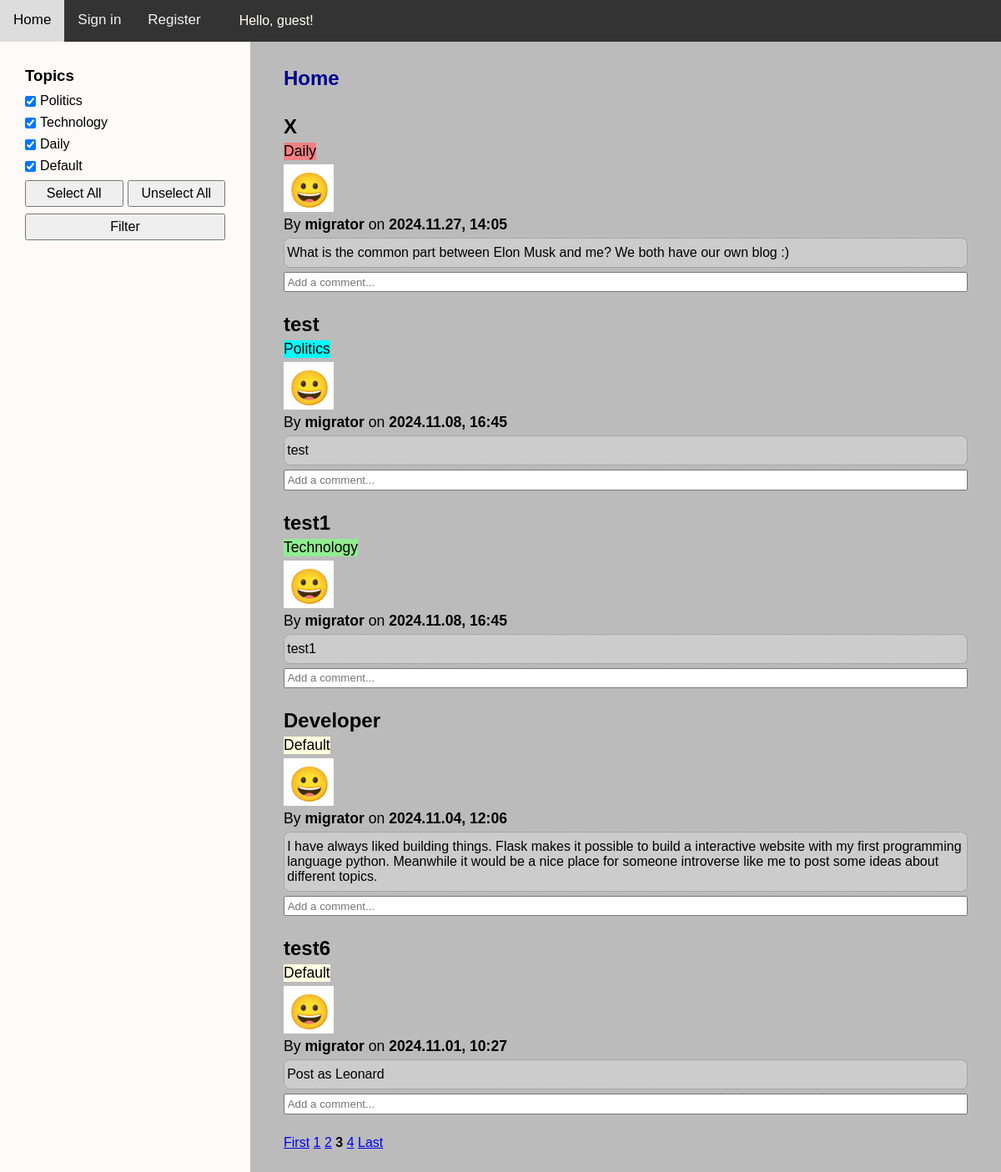
/?page=3, run on the app's committed database.
### app/models.py (models this page shows, shortened)
class Post(models.Model):
    TOPICS = [
        ("Politics", "Politics"),
        ("Technology", "Technology"),
        ("Daily", "Daily"),
        ("Default", "Default"),
    ]
    title = models.CharField(max_length=40)
    author = models.ForeignKey(User, on_delete=models.CASCADE)
    topic = models.CharField(max_length=20, choices=TOPICS, default="Default")
    content = models.TextField()
    date_posted = models.DateTimeField(default=timezone.now)

class Profile(models.Model):
    user = models.OneToOneField(User, on_delete=models.CASCADE)
    image = models.ImageField(default="default.png", upload_to="profile_img")

### app/views.py (the view)
# urls.py: path("", views.home, name="home"),
def home(request):
    return post_list_view(request)

### app/views.py (called while the page is built)
def post_list_view(request, filter_by_author=False):
    selected_topics = request.GET.getlist("topics")
    if not selected_topics:
        selected_topics = TOPICS
        posts = Post.objects.all()
    else:
        posts = Post.objects.filter(topic__in=selected_topics)
    if filter_by_author and request.user.is_authenticated:
        posts = posts.filter(author=request.user)
    posts = posts.order_by("-date_posted")
    comments = Comment.objects.all()
    paginator = Paginator(posts, 5)
    page_number = request.GET.get("page")
    page_obj = paginator.get_page(page_number)
    context = {
        "topics": TOPICS,
        "selected_topics": selected_topics,
        "page_obj": page_obj,
        "filter_by_author": filter_by_author,
        "comments": comments,
    }
    return render(request, "app/home.html", context)

### app/templates/app/home.html (shortened to what this page needs)
{% extends "app/template.html" %}
{% block content %}
{% if filter_by_author %}
<h2>My posts</h2>
{% else %}
<h2>Home</h2>
{% endif %}
{% for post in page_obj %}
<div class="ctn-post {{ post.topic }}">
    <h3 class="post-title">{{ post.title }}</h3>
    <p class="post-topic">{{ post.topic }}</p>
    <img class="profile-img" src="{{ post.author.profile.image.url }}" alt="Profile image">
    <p class="author">
        By <strong>{{ post.author }}</strong> on <strong>{{ post.date_posted|date:"Y.m.d, H:i" }}</strong>
    </p>
    <p class="content">{{ post.content|linebreaksbr }}</p>
    <form method="POST" action="{% url 'add-comment' pk=post.id %}">
        <input type="text" name="comment" maxlength="300" class="comment-input" placeholder="Add a comment..." required>
    </form>
</div>
{% endfor %}
<div class="pagination">
    {% if page_obj.has_previous %}
    <a href="?page=1">First</a>
    {% endif %}
    {% for num in page_obj.paginator.page_range %}
    {% if num >= page_obj.number|add:"-3" and page_obj.number|add:"3" >= num %}
    {% if num == page_obj.number %}
    <strong>{{ num }}</strong>
    {% else %}
    <a href="?page={{ num }}">{{ num }}</a>
    {% endif %}
    {% endif %}
    {% endfor %}
    {% if page_obj.has_next %}
    <a href="?page={{ page_obj.paginator.num_pages }}">Last</a>
    {% endif %}
</div>
{% endblock content %}

### app/static/app/styles.css (style rules this page uses)
* { margin: 0; padding: 0; box-sizing: border-box; font-family: Arial, Helvetica, sans-serif; }
body { display: grid; grid-template-areas: "topnav topnav" "left right"; grid-template-rows: 50px 1fr; grid-template-columns: 300px 1fr; height: 100vh; }
h2 { margin-bottom: 30px; color: darkblue }

### app/static/app/posts.css (style rules this page uses)
.ctn-post { margin-bottom: 20px; display: flex; flex-direction: column; gap: 5px; }
.post-title { font-size: 1.5em; }
.post-topic, .author { width: fit-content; font-size: 1.1em; }
.profile-img { max-width: 60px; max-height: 60px; width: auto; height: auto; display: block; }
.Politics>p.post-topic { background-color: aqua; }
.Default>p.post-topic { background-color: lightyellow; }
.Daily>p.post-topic { background-color: lightcoral; }
.Technology>p.post-topic { background-color: lightgreen; }
.content { border: 1px dotted gray; background-color: #ccc; padding: 0.5em 0.2em; border-radius: 0.5em; }
.comment-input { width: 100%; padding: 0.2em; }

### data on the page
Post: title "X", topic "Daily", author.profile.image (placeholder picture), author "migrator", date_posted "2024.11.27, 14:05", content "What is the common part between Elon Musk and me? We both have our own blog :)"
Post: title "test", topic "Politics", author.profile.image (placeholder picture), author "migrator", date_posted "2024.11.08, 16:45", content "test"
Post: title "test1", topic "Technology", author.profile.image (placeholder picture), author "migrator", date_posted "2024.11.08, 16:45", content "test1"
Post: title "Developer", topic "Default", author.profile.image (placeholder picture), author "migrator", date_posted "2024.11.04, 12:06", content "I have always liked building things. Flask makes it possible to build a interactive website with my first programming language python. Meanwhile it would be a nice place for someone introverse like me to post some ideas about different topics."
Post: title "test6", topic "Default", author.profile.image (placeholder picture), author "migrator", date_posted "2024.11.01, 10:27", content "Post as Leonard"

### other printed values
{{ topic }} "Politics" "Technology" "Daily" "Default"
{{ num }} "1" "2" "4"
{{ num }} "3"
